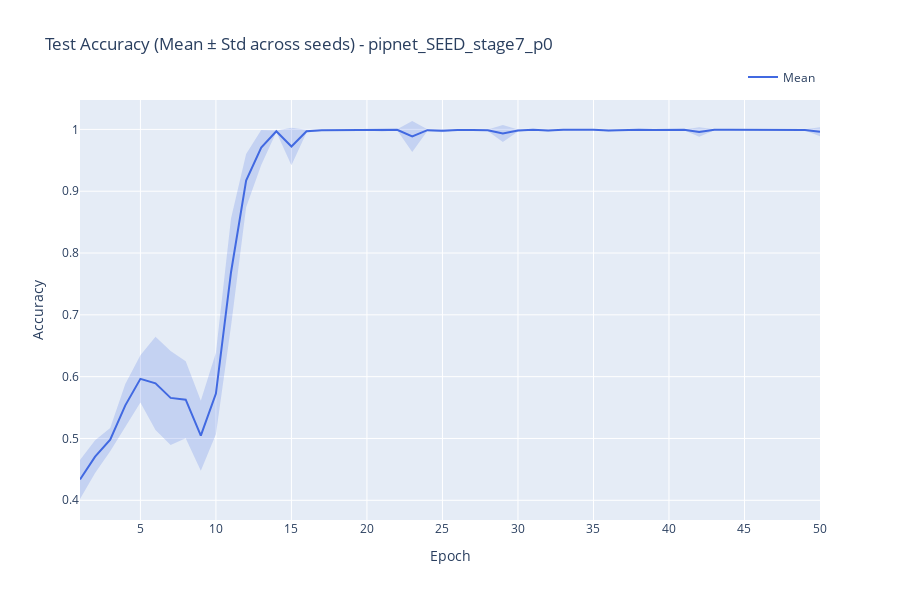
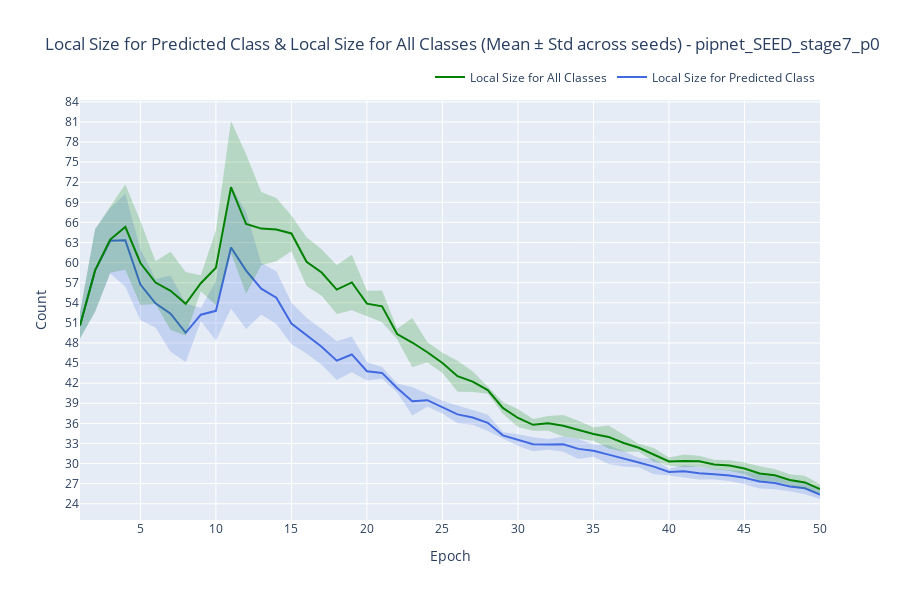
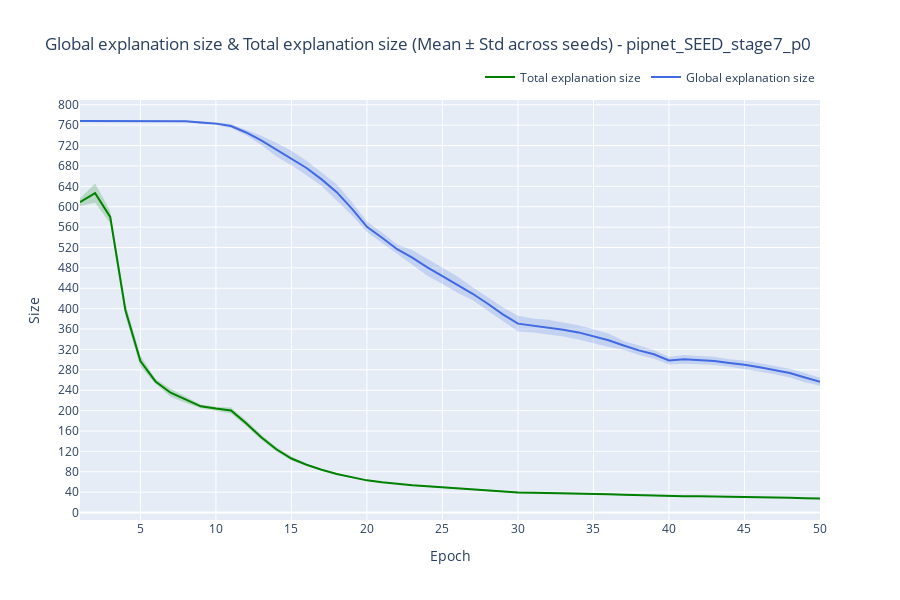
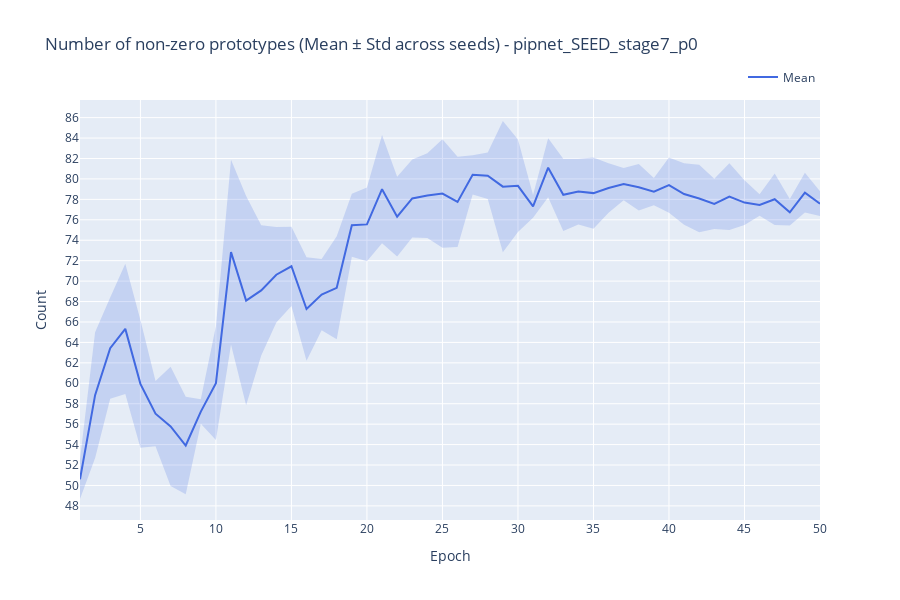

The notebook cell these images were saved under, in order:
### Code cell
# Visualize metrics for each configuration group
for config_name, seed_runs in config_groups.items():
    print(f"\nPlotting metrics for configuration: {config_name}")
    
    # Create output directory for this configuration
    config_output_dir = os.path.join(eval_results_dir, config_name)
    os.makedirs(config_output_dir, exist_ok=True)
    
    # Collect metrics DataFrames from all seeds in this configuration
    metrics_dfs = []
    for seed, run_dir, full_name in seed_runs:
        df = load_training_metrics(run_dir)
        if df is not None:
            # Add seed information to the DataFrame
            df['seed'] = seed
            df['full_name'] = full_name
            metrics_dfs.append(df)
    
    # Combine metrics from all seeds
    if metrics_dfs:
        combined_df = pd.concat(metrics_dfs, ignore_index=True)
        
        # Plot metrics with error bars
        plot_group_metrics(combined_df, config_output_dir, config_name, metrics_to_plot=metrics_to_plot,
                           num_y_ticks=15, suffix="pipnet_p768")
    else:
        print(f"No metrics data available for configuration: {config_name}")

### Figure 1 — Plotly figure (JSON) as saved in the notebook; plotly's stock layout.template omitted (floating-point values rounded to 4 significant figures)
{"data": [{"line": {"color": "royalblue"}, "marker": {"size": 8}, "mode": "lines", "name": "Mean", "type": "scatter", "x": [1, 2, 3, 4, 5, 6, 7, 8, 9, 10, 11, 12, 13, 14, 15, 16, 17, 18, 19, 20, 21, 22, 23, 24, 25, 26, 27, 28, 29, 30, 31, 32, 33, 34, 35, 36, 37, 38, 39, 40, 41, 42, 43, 44, 45, 46, 47, 48, 49, 50], "y": [0.4335, 0.4706, 0.4981, 0.5535, 0.5965, 0.5892, 0.5656, 0.5627, 0.5046, 0.5727, 0.769, 0.9171, 0.9706, 0.9971, 0.9723, 0.9971, 0.9985, 0.9988, 0.999, 0.999, 0.9985, 0.9994, 0.9885, 0.9988, 0.9979, 0.9992, 0.999, 0.9987, 0.9933, 0.9983, 0.9994, 0.9983, 0.9996, 0.9996, 0.9996, 0.9981, 0.9992, 0.9994, 0.9992, 0.9992, 0.9994, 0.9958, 0.9994, 0.9994, 0.9994, 0.9992, 0.9992, 0.9992, 0.9992, 0.9962]}, {"line": {"width": 0}, "mode": "lines", "name": "Upper Bound", "showlegend": false, "type": "scatter", "x": [1, 2, 3, 4, 5, 6, 7, 8, 9, 10, 11, 12, 13, 14, 15, 16, 17, 18, 19, 20, 21, 22, 23, 24, 25, 26, 27, 28, 29, 30, 31, 32, 33, 34, 35, 36, 37, 38, 39, 40, 41, 42, 43, 44, 45, 46, 47, 48, 49, 50], "y": [0.465, 0.497, 0.5168, 0.5882, 0.6346, 0.6646, 0.6416, 0.6249, 0.5612, 0.6387, 0.8559, 0.9601, 0.999, 0.9982, 1.003, 0.9993, 0.9995, 0.9996, 1.0, 0.9997, 1.0, 1.0, 1.014, 1.0, 1.0, 0.9996, 0.9997, 0.9999, 1.007, 0.9999, 0.9999, 1.0, 1.001, 1.0, 1.0, 0.9997, 1.0, 1.0, 1.0, 1.0, 0.9999, 1.003, 1.0, 0.9999, 0.9999, 1.0, 1.0, 1.0, 1.0, 1.003]}, {"fill": "tonexty", "fillcolor": "rgba(65, 105, 225, 0.2)", "line": {"width": 0}, "mode": "lines", "name": "Lower Bound", "showlegend": false, "type": "scatter", "x": [1, 2, 3, 4, 5, 6, 7, 8, 9, 10, 11, 12, 13, 14, 15, 16, 17, 18, 19, 20, 21, 22, 23, 24, 25, 26, 27, 28, 29, 30, 31, 32, 33, 34, 35, 36, 37, 38, 39, 40, 41, 42, 43, 44, 45, 46, 47, 48, 49, 50], "y": [0.4021, 0.4442, 0.4795, 0.5189, 0.5583, 0.5137, 0.4896, 0.5005, 0.448, 0.5068, 0.6821, 0.8741, 0.9423, 0.9959, 0.942, 0.9948, 0.9976, 0.9979, 0.9977, 0.9982, 0.9968, 0.9984, 0.9635, 0.9974, 0.9955, 0.9987, 0.9982, 0.9976, 0.9796, 0.9968, 0.9988, 0.9966, 0.9987, 0.999, 0.999, 0.9966, 0.9983, 0.9984, 0.9983, 0.9983, 0.9988, 0.9882, 0.9984, 0.9988, 0.9988, 0.9983, 0.9983, 0.9983, 0.9983, 0.989]}], "layout": {"height": 600, "hovermode": "x unified", "legend": {"orientation": "h", "x": 1, "xanchor": "right", "y": 1.02, "yanchor": "bottom"}, "title": {"text": "Test Accuracy (Mean ± Std across seeds) - pipnet_SEED_stage7_p0"}, "xaxis": {"showgrid": true, "title": {"text": "Epoch"}}, "yaxis": {"dtick": 0.1, "showgrid": true, "title": {"text": "Accuracy"}}}}

### Figure 2 — Plotly figure (JSON) as saved in the notebook; plotly's stock layout.template omitted (floating-point values rounded to 4 significant figures)
{"data": [{"line": {"color": "royalblue"}, "marker": {"size": 8}, "mode": "lines", "name": "Local Size for Predicted Class", "type": "scatter", "x": [1, 2, 3, 4, 5, 6, 7, 8, 9, 10, 11, 12, 13, 14, 15, 16, 17, 18, 19, 20, 21, 22, 23, 24, 25, 26, 27, 28, 29, 30, 31, 32, 33, 34, 35, 36, 37, 38, 39, 40, 41, 42, 43, 44, 45, 46, 47, 48, 49, 50], "y": [50.61, 58.84, 63.27, 63.35, 56.73, 53.93, 52.38, 49.53, 52.23, 52.8, 62.26, 58.82, 56.11, 54.77, 50.9, 49.1, 47.43, 45.36, 46.29, 43.79, 43.54, 41.29, 39.32, 39.46, 38.43, 37.34, 36.88, 36.09, 34.21, 33.53, 32.89, 32.85, 32.89, 32.19, 31.93, 31.33, 30.7, 30.16, 29.54, 28.73, 28.84, 28.54, 28.41, 28.21, 27.89, 27.31, 27.1, 26.59, 26.3, 25.36]}, {"line": {"width": 0}, "mode": "lines", "name": "Local Size for Predicted Class (Upper)", "showlegend": false, "type": "scatter", "x": [1, 2, 3, 4, 5, 6, 7, 8, 9, 10, 11, 12, 13, 14, 15, 16, 17, 18, 19, 20, 21, 22, 23, 24, 25, 26, 27, 28, 29, 30, 31, 32, 33, 34, 35, 36, 37, 38, 39, 40, 41, 42, 43, 44, 45, 46, 47, 48, 49, 50], "y": [52.54, 65.0, 68.16, 70.28, 62.05, 57.54, 58.09, 53.89, 53.21, 57.22, 71.35, 67.54, 59.96, 58.71, 54.0, 51.78, 50.1, 48.26, 48.96, 45.16, 44.42, 41.96, 41.44, 40.45, 39.38, 38.65, 37.96, 37.32, 34.69, 34.39, 33.94, 33.66, 34.01, 33.68, 32.83, 32.73, 31.84, 30.86, 30.68, 29.24, 29.76, 29.45, 29.18, 29.03, 28.85, 28.36, 28.04, 27.31, 27.2, 26.02]}, {"fill": "tonexty", "fillcolor": "rgba(65, 105, 225, 0.2)", "line": {"width": 0}, "mode": "lines", "name": "Local Size for Predicted Class (Lower)", "showlegend": false, "type": "scatter", "x": [1, 2, 3, 4, 5, 6, 7, 8, 9, 10, 11, 12, 13, 14, 15, 16, 17, 18, 19, 20, 21, 22, 23, 24, 25, 26, 27, 28, 29, 30, 31, 32, 33, 34, 35, 36, 37, 38, 39, 40, 41, 42, 43, 44, 45, 46, 47, 48, 49, 50], "y": [48.68, 52.68, 58.39, 56.41, 51.41, 50.32, 46.68, 45.16, 51.24, 48.38, 53.16, 50.1, 52.26, 50.83, 47.81, 46.41, 44.76, 42.47, 43.62, 42.42, 42.66, 40.62, 37.19, 38.48, 37.48, 36.04, 35.81, 34.87, 33.73, 32.67, 31.84, 32.05, 31.77, 30.7, 31.02, 29.94, 29.56, 29.45, 28.4, 28.23, 27.92, 27.63, 27.63, 27.39, 26.93, 26.26, 26.15, 25.87, 25.41, 24.71]}, {"line": {"color": "green"}, "marker": {"size": 8}, "mode": "lines", "name": "Local Size for All Classes", "type": "scatter", "x": [1, 2, 3, 4, 5, 6, 7, 8, 9, 10, 11, 12, 13, 14, 15, 16, 17, 18, 19, 20, 21, 22, 23, 24, 25, 26, 27, 28, 29, 30, 31, 32, 33, 34, 35, 36, 37, 38, 39, 40, 41, 42, 43, 44, 45, 46, 47, 48, 49, 50], "y": [50.61, 58.84, 63.44, 65.32, 59.94, 57.02, 55.78, 53.85, 56.92, 59.23, 71.27, 65.76, 65.08, 64.93, 64.35, 60.13, 58.52, 55.97, 57.04, 53.87, 53.47, 49.34, 48.07, 46.62, 45.02, 43.04, 42.23, 40.96, 38.3, 36.8, 35.78, 36.0, 35.65, 35.02, 34.41, 33.98, 33.07, 32.36, 31.29, 30.31, 30.4, 30.33, 29.86, 29.71, 29.27, 28.51, 28.25, 27.56, 27.19, 26.2]}, {"line": {"width": 0}, "mode": "lines", "name": "Local Size for All Classes (Upper)", "showlegend": false, "type": "scatter", "x": [1, 2, 3, 4, 5, 6, 7, 8, 9, 10, 11, 12, 13, 14, 15, 16, 17, 18, 19, 20, 21, 22, 23, 24, 25, 26, 27, 28, 29, 30, 31, 32, 33, 34, 35, 36, 37, 38, 39, 40, 41, 42, 43, 44, 45, 46, 47, 48, 49, 50], "y": [52.54, 65.0, 68.39, 71.71, 66.2, 60.21, 61.63, 58.6, 58.13, 64.82, 81.14, 76.17, 70.55, 69.65, 67.02, 63.77, 61.98, 59.64, 61.18, 55.79, 55.85, 50.14, 51.75, 48.14, 46.53, 45.36, 43.78, 41.49, 39.18, 38.15, 36.66, 37.11, 37.25, 36.38, 35.41, 35.7, 34.38, 32.96, 32.33, 30.91, 31.34, 31.15, 30.58, 30.5, 30.14, 29.58, 29.18, 28.39, 28.18, 26.91]}, {"fill": "tonexty", "fillcolor": "rgba(0, 128, 0, 0.2)", "line": {"width": 0}, "mode": "lines", "name": "Local Size for All Classes (Lower)", "showlegend": false, "type": "scatter", "x": [1, 2, 3, 4, 5, 6, 7, 8, 9, 10, 11, 12, 13, 14, 15, 16, 17, 18, 19, 20, 21, 22, 23, 24, 25, 26, 27, 28, 29, 30, 31, 32, 33, 34, 35, 36, 37, 38, 39, 40, 41, 42, 43, 44, 45, 46, 47, 48, 49, 50], "y": [48.68, 52.68, 58.49, 58.94, 53.69, 53.83, 49.94, 49.1, 55.72, 53.64, 61.39, 55.35, 59.6, 60.22, 61.69, 56.49, 55.06, 52.31, 52.89, 51.95, 51.08, 48.55, 44.4, 45.1, 43.51, 40.72, 40.69, 40.44, 37.43, 35.46, 34.9, 34.9, 34.06, 33.66, 33.4, 32.26, 31.76, 31.76, 30.25, 29.72, 29.47, 29.51, 29.13, 28.92, 28.39, 27.44, 27.32, 26.73, 26.2, 25.48]}], "layout": {"height": 600, "hovermode": "x unified", "legend": {"orientation": "h", "x": 1, "xanchor": "right", "y": 1.02, "yanchor": "bottom"}, "title": {"text": "Local Size for Predicted Class & Local Size for All Classes (Mean ± Std across seeds) - pipnet_SEED_stage7_p0"}, "xaxis": {"showgrid": true, "title": {"text": "Epoch"}}, "yaxis": {"dtick": 3, "showgrid": true, "title": {"text": "Count"}}}}

### Figure 3 — Plotly figure (JSON) as saved in the notebook; plotly's stock layout.template omitted (floating-point values rounded to 4 significant figures)
{"data": [{"line": {"color": "royalblue"}, "marker": {"size": 8}, "mode": "lines", "name": "Global explanation size", "type": "scatter", "x": [1, 2, 3, 4, 5, 6, 7, 8, 9, 10, 11, 12, 13, 14, 15, 16, 17, 18, 19, 20, 21, 22, 23, 24, 25, 26, 27, 28, 29, 30, 31, 32, 33, 34, 35, 36, 37, 38, 39, 40, 41, 42, 43, 44, 45, 46, 47, 48, 49, 50], "y": [768, 768, 768, 768, 768, 768, 768, 767.6, 765, 763, 758.2, 745.6, 730, 712, 695.4, 676, 653.6, 628.6, 596.2, 560.6, 539.2, 516.6, 500.2, 481, 463.8, 447.2, 429.2, 409.6, 388.8, 370.6, 367, 363.8, 358.8, 353.4, 345.6, 338, 327.8, 318.2, 310.4, 298.2, 300.6, 298.8, 297.4, 293.4, 290, 285, 279.6, 273.6, 264.8, 256.6]}, {"line": {"width": 0}, "mode": "lines", "name": "Global explanation size (Upper)", "showlegend": false, "type": "scatter", "x": [1, 2, 3, 4, 5, 6, 7, 8, 9, 10, 11, 12, 13, 14, 15, 16, 17, 18, 19, 20, 21, 22, 23, 24, 25, 26, 27, 28, 29, 30, 31, 32, 33, 34, 35, 36, 37, 38, 39, 40, 41, 42, 43, 44, 45, 46, 47, 48, 49, 50], "y": [768, 768, 768, 768, 768, 768, 768, 768.1, 767.5, 765.8, 762.0, 750.9, 739.0, 725.4, 709.6, 690.2, 666.6, 644.3, 609.0, 570.8, 549.2, 525.9, 515.1, 497.6, 479.1, 463.1, 442.1, 422.8, 402.6, 386.0, 380.7, 378.5, 372.4, 367.4, 359.4, 351.3, 336.5, 327.3, 318.9, 305.8, 309.2, 307.1, 305.6, 300.8, 298.5, 292.9, 287.8, 282.2, 273.9, 264.6]}, {"fill": "tonexty", "fillcolor": "rgba(65, 105, 225, 0.2)", "line": {"width": 0}, "mode": "lines", "name": "Global explanation size (Lower)", "showlegend": false, "type": "scatter", "x": [1, 2, 3, 4, 5, 6, 7, 8, 9, 10, 11, 12, 13, 14, 15, 16, 17, 18, 19, 20, 21, 22, 23, 24, 25, 26, 27, 28, 29, 30, 31, 32, 33, 34, 35, 36, 37, 38, 39, 40, 41, 42, 43, 44, 45, 46, 47, 48, 49, 50], "y": [768, 768, 768, 768, 768, 768, 768, 767.1, 762.5, 760.2, 754.4, 740.3, 721.0, 698.6, 681.2, 661.8, 640.6, 612.9, 583.4, 550.4, 529.2, 507.3, 485.3, 464.4, 448.5, 431.3, 416.3, 396.4, 375.0, 355.2, 353.3, 349.1, 345.2, 339.4, 331.8, 324.7, 319.1, 309.1, 301.9, 290.6, 292.0, 290.5, 289.2, 286.0, 281.5, 277.1, 271.4, 265.0, 255.7, 248.6]}, {"line": {"color": "green"}, "marker": {"size": 8}, "mode": "lines", "name": "Total explanation size", "type": "scatter", "x": [1, 2, 3, 4, 5, 6, 7, 8, 9, 10, 11, 12, 13, 14, 15, 16, 17, 18, 19, 20, 21, 22, 23, 24, 25, 26, 27, 28, 29, 30, 31, 32, 33, 34, 35, 36, 37, 38, 39, 40, 41, 42, 43, 44, 45, 46, 47, 48, 49, 50], "y": [608.7, 626.7, 579.9, 398.0, 297.2, 257.2, 235.0, 221.3, 208.4, 203.9, 200.3, 175.3, 147.8, 124.1, 105.9, 93.88, 83.9, 75.51, 68.95, 63.13, 59.52, 56.22, 53.72, 51.64, 49.55, 47.81, 45.79, 43.85, 41.36, 39.53, 38.99, 38.64, 38.22, 37.55, 36.69, 36.1, 35.0, 33.96, 32.96, 31.75, 31.93, 31.83, 31.58, 31.31, 30.77, 30.21, 29.77, 29.09, 28.25, 27.4]}, {"line": {"width": 0}, "mode": "lines", "name": "Total explanation size (Upper)", "showlegend": false, "type": "scatter", "x": [1, 2, 3, 4, 5, 6, 7, 8, 9, 10, 11, 12, 13, 14, 15, 16, 17, 18, 19, 20, 21, 22, 23, 24, 25, 26, 27, 28, 29, 30, 31, 32, 33, 34, 35, 36, 37, 38, 39, 40, 41, 42, 43, 44, 45, 46, 47, 48, 49, 50], "y": [616.2, 645.5, 592.2, 410.1, 308.1, 261.9, 242.7, 227.6, 212.0, 207.8, 206.0, 181.0, 152.6, 128.7, 109.9, 95.94, 84.91, 77.1, 69.95, 64.4, 60.54, 57.13, 55.1, 53.33, 51.09, 49.31, 47.29, 45.37, 42.74, 41.21, 40.45, 40.1, 39.64, 39.1, 37.99, 37.41, 36.15, 34.99, 33.93, 32.6, 32.84, 32.84, 32.48, 32.01, 31.64, 31.19, 30.67, 29.95, 29.16, 28.23]}, {"fill": "tonexty", "fillcolor": "rgba(0, 128, 0, 0.2)", "line": {"width": 0}, "mode": "lines", "name": "Total explanation size (Lower)", "showlegend": false, "type": "scatter", "x": [1, 2, 3, 4, 5, 6, 7, 8, 9, 10, 11, 12, 13, 14, 15, 16, 17, 18, 19, 20, 21, 22, 23, 24, 25, 26, 27, 28, 29, 30, 31, 32, 33, 34, 35, 36, 37, 38, 39, 40, 41, 42, 43, 44, 45, 46, 47, 48, 49, 50], "y": [601.3, 607.9, 567.6, 386.0, 286.3, 252.5, 227.4, 214.9, 204.8, 200.0, 194.5, 169.7, 143.0, 119.6, 101.9, 91.81, 82.88, 73.91, 67.96, 61.85, 58.49, 55.31, 52.35, 49.94, 48.0, 46.31, 44.29, 42.33, 39.97, 37.85, 37.54, 37.19, 36.8, 36.0, 35.39, 34.78, 33.85, 32.94, 32.0, 30.9, 31.02, 30.81, 30.69, 30.61, 29.91, 29.23, 28.87, 28.24, 27.35, 26.56]}], "layout": {"height": 600, "hovermode": "x unified", "legend": {"orientation": "h", "x": 1, "xanchor": "right", "y": 1.02, "yanchor": "bottom"}, "title": {"text": "Global explanation size & Total explanation size (Mean ± Std across seeds) - pipnet_SEED_stage7_p0"}, "xaxis": {"showgrid": true, "title": {"text": "Epoch"}}, "yaxis": {"dtick": 40, "showgrid": true, "title": {"text": "Size"}}}}

### Figure 4 — Plotly figure (JSON) as saved in the notebook; plotly's stock layout.template omitted (floating-point values rounded to 4 significant figures)
{"data": [{"line": {"color": "royalblue"}, "marker": {"size": 8}, "mode": "lines", "name": "Mean", "type": "scatter", "x": [1, 2, 3, 4, 5, 6, 7, 8, 9, 10, 11, 12, 13, 14, 15, 16, 17, 18, 19, 20, 21, 22, 23, 24, 25, 26, 27, 28, 29, 30, 31, 32, 33, 34, 35, 36, 37, 38, 39, 40, 41, 42, 43, 44, 45, 46, 47, 48, 49, 50], "y": [50.61, 58.84, 63.44, 65.32, 59.94, 57.02, 55.78, 53.91, 57.23, 60.02, 72.84, 68.1, 69.09, 70.62, 71.45, 67.27, 68.68, 69.35, 75.47, 75.55, 78.99, 76.31, 78.09, 78.37, 78.57, 77.75, 80.4, 80.31, 79.25, 79.32, 77.32, 81.1, 78.44, 78.76, 78.61, 79.11, 79.5, 79.18, 78.75, 79.4, 78.52, 78.09, 77.55, 78.26, 77.68, 77.45, 78.01, 76.74, 78.66, 77.58]}, {"line": {"width": 0}, "mode": "lines", "name": "Upper Bound", "showlegend": false, "type": "scatter", "x": [1, 2, 3, 4, 5, 6, 7, 8, 9, 10, 11, 12, 13, 14, 15, 16, 17, 18, 19, 20, 21, 22, 23, 24, 25, 26, 27, 28, 29, 30, 31, 32, 33, 34, 35, 36, 37, 38, 39, 40, 41, 42, 43, 44, 45, 46, 47, 48, 49, 50], "y": [52.54, 65.0, 68.39, 71.71, 66.2, 60.21, 61.63, 58.68, 58.43, 65.59, 81.87, 78.33, 75.46, 75.31, 75.33, 72.34, 72.17, 74.39, 78.55, 79.15, 84.29, 80.22, 81.9, 82.51, 83.89, 82.18, 82.32, 82.6, 85.67, 83.85, 78.44, 83.99, 81.98, 81.98, 82.09, 81.52, 81.08, 81.46, 80.08, 82.1, 81.53, 81.39, 80.02, 81.53, 79.87, 78.5, 80.52, 78.03, 80.59, 78.8]}, {"fill": "tonexty", "fillcolor": "rgba(65, 105, 225, 0.2)", "line": {"width": 0}, "mode": "lines", "name": "Lower Bound", "showlegend": false, "type": "scatter", "x": [1, 2, 3, 4, 5, 6, 7, 8, 9, 10, 11, 12, 13, 14, 15, 16, 17, 18, 19, 20, 21, 22, 23, 24, 25, 26, 27, 28, 29, 30, 31, 32, 33, 34, 35, 36, 37, 38, 39, 40, 41, 42, 43, 44, 45, 46, 47, 48, 49, 50], "y": [48.68, 52.68, 58.49, 58.94, 53.69, 53.83, 49.94, 49.14, 56.04, 54.44, 63.8, 57.86, 62.71, 65.94, 67.58, 62.21, 65.18, 64.3, 72.39, 71.95, 73.7, 72.4, 74.27, 74.23, 73.26, 73.33, 78.48, 78.03, 72.82, 74.8, 76.19, 78.21, 74.91, 75.54, 75.13, 76.7, 77.91, 76.9, 77.42, 76.7, 75.52, 74.78, 75.09, 75.0, 75.5, 76.41, 75.5, 75.45, 76.72, 76.36]}], "layout": {"height": 600, "hovermode": "x unified", "legend": {"orientation": "h", "x": 1, "xanchor": "right", "y": 1.02, "yanchor": "bottom"}, "title": {"text": "Number of non-zero prototypes (Mean ± Std across seeds) - pipnet_SEED_stage7_p0"}, "xaxis": {"showgrid": true, "title": {"text": "Epoch"}}, "yaxis": {"dtick": 2, "showgrid": true, "title": {"text": "Count"}}}}
